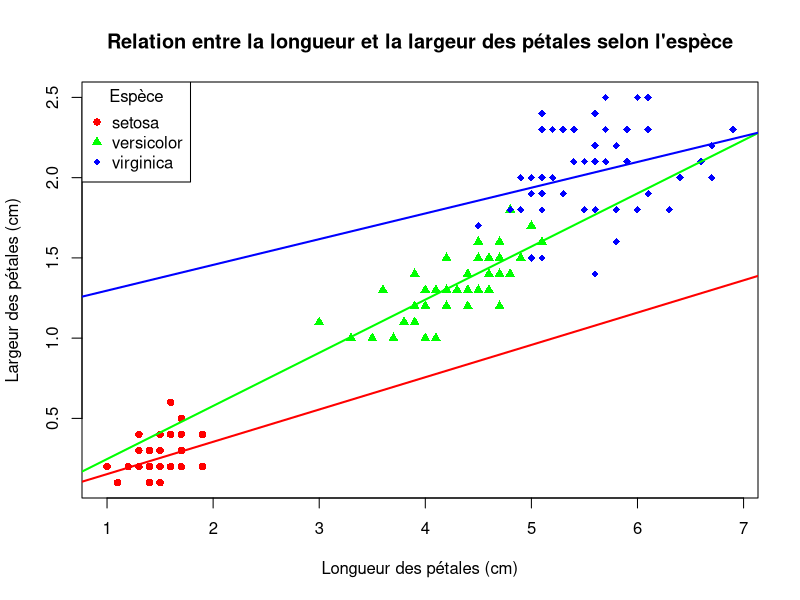

Generate this figure with R:
# Charger le jeu de données iris
data("iris")

# Définir les couleurs pour chaque espèce
colors <- c("setosa" = "red", "versicolor" = "green", "virginica" = "blue")

# Définir les symboles pour chaque espèce
symbols <- c("setosa" = 16, "versicolor" = 17, "virginica" = 18)

# Créer un graphique vide avec les bonnes limites
plot(iris$Petal.Length, iris$Petal.Width, type = "n",
     xlab = "Longueur des pétales (cm)", ylab = "Largeur des pétales (cm)",
     main = "Relation entre la longueur et la largeur des pétales selon l'espèce")

# Ajouter des points pour chaque espèce
for (species in unique(iris$Species)) {
  species_data <- subset(iris, Species == species)
  points(species_data$Petal.Length, species_data$Petal.Width,
         col = colors[species], pch = symbols[species])
}

# Ajouter une régression linéaire pour chaque espèce
for (species in unique(iris$Species)) {
  species_data <- subset(iris, Species == species)
  model <- lm(Petal.Width ~ Petal.Length, data = species_data)
  abline(model, col = colors[species], lwd = 2)
}

# Ajouter une légende
legend("topleft", legend = unique(iris$Species), col = colors, pch = symbols, title = "Espèce")
